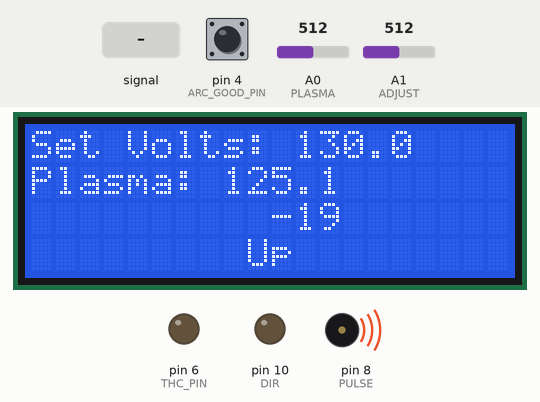
Simulated run of this sketch. Board: Arduino Nano, built with avr-gcc and run on an emulated ATmega328P. Shown: 20×4 character LCD, output pins drawn as LEDs (lit = HIGH), buzzer (waves = sounding). Inputs (shaded band) come from the test bench; at power-on: A0 (PLASMA) = 512, pin 4 (ARC_GOOD_PIN) HIGH, A1 (ADJUST) = 512.

Above: at 6.2 s.
6.3 s: A0 (PLASMA) fed a 200 Hz sine of ±81 counts around its level
At 8.55 s:
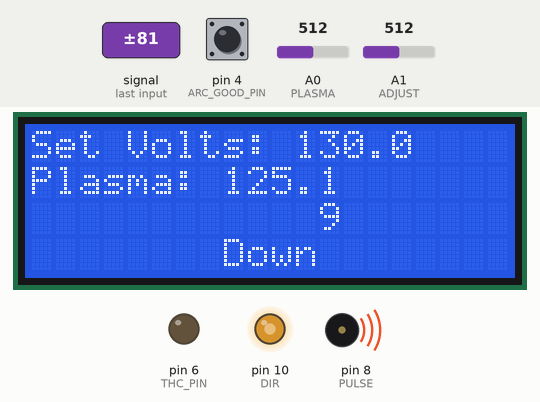
8.7 s: A0 (PLASMA) set to 716
At 9.5 s:
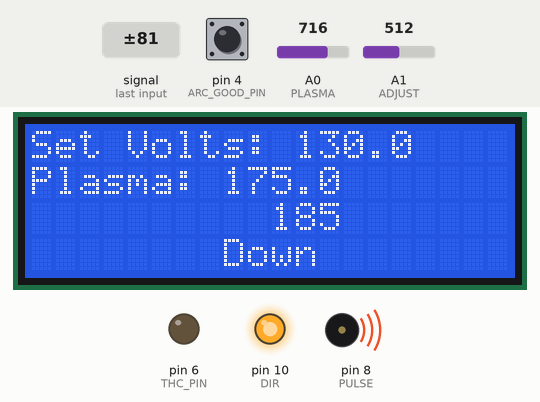
10.5 s: A0 (PLASMA) fed a 200 Hz sine of ±255 counts around its level
At 10.95 s:
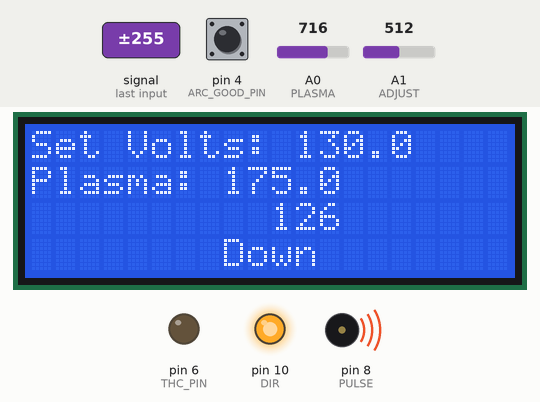
12.9 s: A0 (PLASMA) set to 511
At 13.7 s:
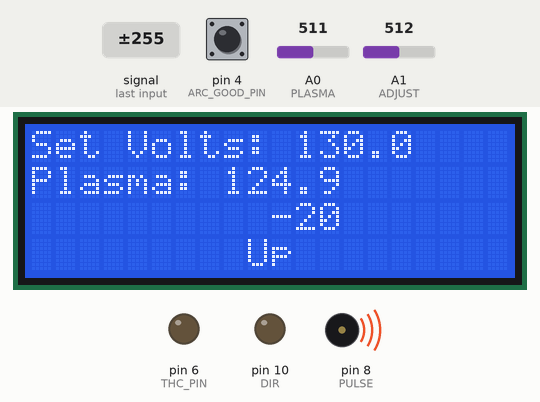
14.5 s: A0 (PLASMA) fed a 200 Hz sine of ±81 counts around its level
At 17.35 s:
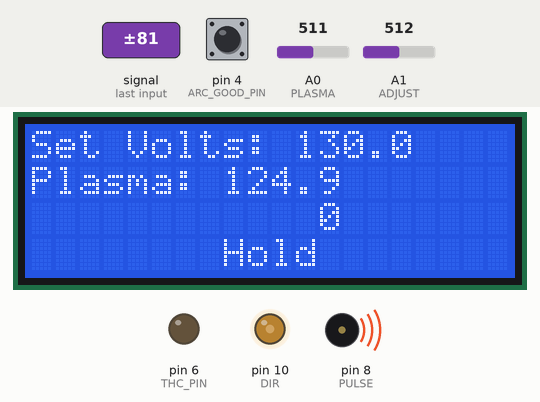
Timing chart, 0 to 20.5 s (numbered marks = the images above; inputs shaded):
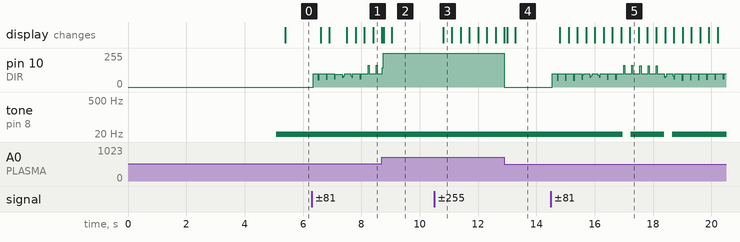

Measured:
- after the input at 8.7 s, tone on pin 8 (PULSE): stays 10 Hz (without the input it goes to silent after 0.92 s)
- after the input at 10.5 s, the display: changes after 0.30 s (image 3)
- after the input at 12.9 s, pin 10 (DIR): 255/255 → 0/255 at once; tone on pin 8 (PULSE): stops changing and stays 10 Hz; the display: first differs from a run without the input after 0.10 s (image 4 shows a later state)

The sketch:

THC.ino
```cpp
/*
 I am using code from SWOLEBRO THC design located here:

https://github.com/swolebro/swolebro-youtube

His youtube page is located here:

https://www.youtube.com/channel/UCRMLI3S0AFukV1tzX6Cl2Cw

I have adjusted his original code to add a 20x4 LCD using the liquid crystal I2C display.
*/

#include "I2C_LCD.h"

//LD2004A Display
I2C_LCD lcd(39);

#include <NewTone.h>

// Setting the scale for the converting analogRead values to volts.
// 4.450 AREF voltage * 50 built-in voltage divider / 1023 resolution = 0.21749755 ADC counts per volt
// As far as I can tell, the arithmetic below *does* get optimized out by the compiler.
#define SCALE (5.00*50/1023)

// Threshold in ADC counts for when we say the torch is out of range.
// Multiply by SCALE for the threshold in volts.
//**** original 5 *****
#define THRESHOLD 10
int threshold = THRESHOLD;

#define THC_ON 1
#define THC_OFF 0

// Adjustment range for the knob.
#define MINSET 110
#define MAXSET 150

// Naming other pins.
#define ADJUST A1
#define PLASMA A0

    //Stepper driver input
#define DIR 10
#define PULSE 8

#define ARC_GOOD_PIN 4
#define THC_PIN 6

#define BUFSIZE 32  // Would technically let us do running averages up to BUFSIZE samples. In testing, shorter averages seemed better.
#define SAMP 16  // Use this many samples in the average; must be a power of 2 and no larger than BUFSIZE.
#define DISP 2048 // The number of samples to use in calculating a slower average for the display. Must also be a power of 2.

unsigned int shift = 0;

unsigned int values[BUFSIZE] = {0}; // buffer for ADC reads
unsigned long total = 0L; // for keeping a rolling total of the buffer
unsigned long disp = 0L;  // for separately tracking ADC reads for the display
long target = 0L; // voltage target, in ADC counts

// for tracking when to set opto pins
long diff = 0L;
long mean = 0L;
int mode = -1;

//stepper speed
int pulseFreq = 10;

// generic temp vars
unsigned long tmp = 0;
float ftmp = 0;
float ftmp2 = 0;
float plasmaVoltage = 0;

// generic looping vars
int i = 0;
int j = 0;

// for the startup adjustment period
unsigned long timelimit = 0;
unsigned long ms = 0;

const char blank_line_20[] = "                    ";

// Function declarations
void initializePins();
void initializeADC();
void initializeLCD();
void calibrateVoltageSetpoint();
void updateTorchHeight();
void updateDisplay();
void controlTHCOutput();

void setup()
{
    initializePins();
    initializeADC();

    // We need to calculate how big the shift must be, for a given sample size.
    while ((1 << shift) != SAMP)
        shift++;

    initializeLCD();
    calibrateVoltageSetpoint();

    // Before carrying on, we now reset those variables.
    for (i = 0; i < BUFSIZE; i++)
        values[i] = 0;

    total = 0;
    i = 0;
    j = 1; // Keeps display from triggering until we've done BUFSIZE samples.
}

void loop()
{
    tmp = analogRead(PLASMA);
    disp += tmp; // non-rolling tally for the lower sample rate display

    // Rolling window for a smaller sample
    total = total + tmp - values[i];
    values[i] = tmp;

    // This mean truncates downwards. Oh well. At least it's fast.
    mean = total >> shift;
    diff = mean - target;

    updateTorchHeight();
    updateDisplay();

    // Faster than modular arithmetic, by far. Doing that drops us down to ~3kS/sec.
    i = (i + 1) & (SAMP - 1);
    j = (j + 1) & (DISP - 1);

    threshold = THRESHOLD;
}

void initializePins()
{
    // ADC Inputs
    pinMode(ADJUST, INPUT);
    pinMode(PLASMA, INPUT);

    pinMode(DIR, OUTPUT);
    pinMode(PULSE, OUTPUT);

    //Switch the THC controlled Z axis
    pinMode(THC_PIN, OUTPUT);

    //Read if Arc Good to begin THC
    pinMode(ARC_GOOD_PIN, INPUT);
    pinMode(ARC_GOOD_PIN, INPUT_PULLUP);

    digitalWrite(THC_PIN, THC_OFF);
}

void initializeADC()
{
    // Set the reference voltage to the external linear regulator
    // Do a few throwaway reads so the ADC stabilizes, as recommended by the docs.
    analogReference(EXTERNAL);
    analogRead(PLASMA); analogRead(PLASMA); analogRead(PLASMA); analogRead(PLASMA); analogRead(PLASMA);
}

void initializeLCD()
{
    // Setup the LCD's columns and rows
    Wire.begin();
    lcd.begin(20, 4);
    lcd.clear();

    //  display fixed text once
    lcd.setCursor(0, 0);
    lcd.print("Set Volts: ");

    lcd.setCursor(0, 1);
    lcd.print("Plasma: Cal");
}

void calibrateVoltageSetpoint()
{
    // Now enter the period where you can set the voltage via the potentiomenter.
    // Default 5s period, plus an extension 2s as long as you keep adjusting it.
    // By fixing this after boot, we save cycles from needing to do two ADC reads per loop(),
    // avoid any nonsense from potentiometer drift, and don't need to think about the
    // capacitance of the ADC muxer.

    unsigned long calibTotal = 0;
    unsigned int calibValues[10] = {0};
    int calibIndex = 0;
    unsigned long calibTarget = 0;
    float lastDisplayedValue = 0;
    float currentValue = 0;

    ms = millis();
    timelimit = ms + 5000;

    while (ms < timelimit) {
        tmp = analogRead(ADJUST);

        // Keep a rotating total, buffer, and average.  Since this value only moves
        // a small amount due to noise in the AREF voltage and the physical
        // potentiometer itself, 10 samples is fine.
        calibTotal = calibTotal + tmp - calibValues[calibIndex];
        calibValues[calibIndex] = tmp;
        calibTarget = calibTotal / 10;

        // Calculate the setpoint, based on min/max, and chop it to one decimal point.
        currentValue = MINSET + ((MAXSET - MINSET) * (calibTarget / 1023.0));
        currentValue = ((int)(currentValue * 10)) / 10.0;

        if (lastDisplayedValue != currentValue) {
            lastDisplayedValue = currentValue;
            timelimit = max(timelimit, ms + 2000);

            // Print the set number Pin A1
            lcd.setCursor(11, 0);
            lcd.print(lastDisplayedValue, 1);
        }

        calibIndex = (calibIndex + 1) % 10;
        ms = millis();
    }

    // Convert the voltage target back into an int, for ADC comparison, with the scale the plasma pin uses.
    target = lastDisplayedValue / SCALE;
}

void updateTorchHeight()
{
    // If the mean is very low, then the plasma is turned off - it's just ADC
    // noise you're seeing and it and should be ignored.
    // This effectively checks if it's less than 2^4, ie. 16 counts, or ~3V with my scale factor.

    if (mode) threshold /= 2;

    if (!(mean >> 4))
    {
        mode = 0;
        noNewTone(PULSE);
    }

    // Otherwise, set pins as per reading.
    // Set 0's first to turn off one direction before turning on reverse.
    // We should never have both the UP and DOWN pins set to 1 - that would be nonsense.
    // Checking for current setting before flipping saves a few cycles.
    else if (diff > threshold)
    {
        if (mode != 2) {
            mode = 2;
            digitalWrite(DIR, 1);
            NewTone(PULSE, pulseFreq);
        }
    }

    else if (diff < -threshold)
    {
        if (mode != 1)
        {
            mode = 1;
            digitalWrite(DIR, 0);
            NewTone(PULSE, pulseFreq);
        }
    }

    else
    {
        mode = 0;
        noNewTone(PULSE);
    }
}

void updateDisplay()
{
    //Print the voltage it currently reads from plasma pin A0
    if (!j)
    {
        lcd.setCursor(8, 1);
        plasmaVoltage = (float)((disp / DISP) * SCALE);
        lcd.print(plasmaVoltage, 1);

        lcd.setCursor(8, 2);
        char buffer[6];
        snprintf(buffer, sizeof(buffer), "%5ld", diff);
        lcd.print(buffer);

        lcd.setCursor(8, 3);
        if (mode == 0) lcd.print("Hold");
        else if (mode == 1) lcd.print(" Up ");
        else if (mode == 2) lcd.print("Down");
        disp = 0;

        controlTHCOutput();
    }
}

void controlTHCOutput()
{
    if (!digitalRead(ARC_GOOD_PIN)) digitalWrite(THC_PIN, THC_ON);
    else digitalWrite(THC_PIN, THC_OFF);

	if (plasmaVoltage < 80 || plasmaVoltage > 150) digitalWrite(THC_PIN, THC_OFF);
}
```
